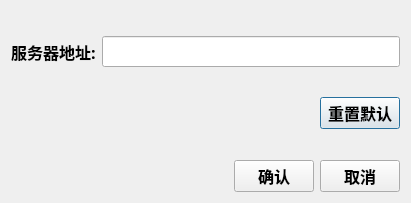
<?xml version="1.0" encoding="UTF-8"?>
<ui version="4.0">
 <class>SetServerDialog</class>
 <widget class="QDialog" name="SetServerDialog">
  <property name="windowModality">
   <enum>Qt::ApplicationModal</enum>
  </property>
  <property name="geometry">
   <rect>
    <x>0</x>
    <y>0</y>
    <width>411</width>
    <height>203</height>
   </rect>
  </property>
  <property name="minimumSize">
   <size>
    <width>411</width>
    <height>203</height>
   </size>
  </property>
  <property name="maximumSize">
   <size>
    <width>411</width>
    <height>203</height>
   </size>
  </property>
  <property name="font">
   <font>
    <family>Agency FB</family>
    <pointsize>12</pointsize>
    <weight>75</weight>
    <bold>true</bold>
   </font>
  </property>
  <property name="windowTitle">
   <string>网络设置</string>
  </property>
  <layout class="QVBoxLayout" name="verticalLayout">
   <item>
    <spacer name="verticalSpacer">
     <property name="orientation">
      <enum>Qt::Vertical</enum>
     </property>
     <property name="sizeHint" stdset="0">
      <size>
       <width>20</width>
       <height>4</height>
      </size>
     </property>
    </spacer>
   </item>
   <item>
    <layout class="QHBoxLayout" name="horizontalLayout_9">
     <item>
      <widget class="QLabel" name="label_2">
       <property name="text">
        <string>服务器地址:</string>
       </property>
      </widget>
     </item>
     <item>
      <widget class="QLineEdit" name="lineEdit_serverAddr"/>
     </item>
    </layout>
   </item>
   <item>
    <spacer name="verticalSpacer_3">
     <property name="orientation">
      <enum>Qt::Vertical</enum>
     </property>
     <property name="sizeHint" stdset="0">
      <size>
       <width>20</width>
       <height>4</height>
      </size>
     </property>
    </spacer>
   </item>
   <item>
    <layout class="QHBoxLayout" name="horizontalLayout_11">
     <item>
      <spacer name="horizontalSpacer_6">
       <property name="orientation">
        <enum>Qt::Horizontal</enum>
       </property>
       <property name="sizeHint" stdset="0">
        <size>
         <width>40</width>
         <height>20</height>
        </size>
       </property>
      </spacer>
     </item>
     <item>
      <widget class="QPushButton" name="pushButton_reset">
       <property name="text">
        <string>重置默认</string>
       </property>
      </widget>
     </item>
    </layout>
   </item>
   <item>
    <spacer name="verticalSpacer_4">
     <property name="orientation">
      <enum>Qt::Vertical</enum>
     </property>
     <property name="sizeHint" stdset="0">
      <size>
       <width>20</width>
       <height>4</height>
      </size>
     </property>
    </spacer>
   </item>
   <item>
    <layout class="QHBoxLayout" name="horizontalLayout_12">
     <item>
      <spacer name="horizontalSpacer_8">
       <property name="orientation">
        <enum>Qt::Horizontal</enum>
       </property>
       <property name="sizeHint" stdset="0">
        <size>
         <width>40</width>
         <height>20</height>
        </size>
       </property>
      </spacer>
     </item>
     <item>
      <widget class="QPushButton" name="pushButton_ok">
       <property name="text">
        <string>确认</string>
       </property>
      </widget>
     </item>
     <item>
      <widget class="QPushButton" name="pushButton_cancel">
       <property name="text">
        <string>取消</string>
       </property>
      </widget>
     </item>
    </layout>
   </item>
  </layout>
 </widget>
 <resources/>
 <connections/>
</ui>
